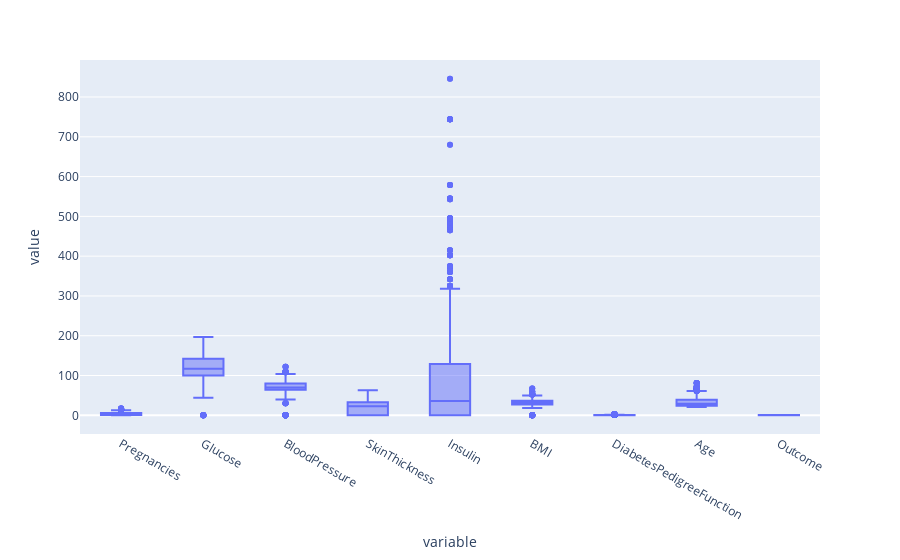

Notebook code cell kept with this figure:
### Code cell
px.box(df_train)

### Figure 1 — Plotly figure (JSON) as saved in the notebook; plotly's stock layout.template omitted (floating-point values rounded to 4 significant figures; data arrays with more than 128 entries replaced by an {"elided": "..."} marker saying what was removed)
{"data": [{"alignmentgroup": "True", "hovertemplate": "variable=%{x}<br>value=%{y}<extra></extra>", "legendgroup": "", "marker": {"color": "#636efa"}, "name": "", "notched": false, "offsetgroup": "", "orientation": "v", "showlegend": false, "type": "box", "x": {"elided": "22140 str values"}, "x0": " ", "xaxis": "x", "y": {"elided": "22140 float values"}, "y0": " ", "yaxis": "y"}], "layout": {"boxmode": "group", "legend": {"tracegroupgap": 0}, "margin": {"t": 60}, "xaxis": {"anchor": "y", "domain": [0, 1], "title": {"text": "variable"}}, "yaxis": {"anchor": "x", "domain": [0, 1], "title": {"text": "value"}}}}
